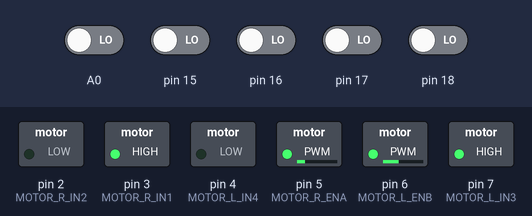
This sketch was run on a simulated Arduino Uno, built with avr-gcc and run on an emulated ATmega328P. On the bench: switched loads named in the sketch (green lamp = pin HIGH). Inputs (shaded band) come from the test bench; at power-on: A0, pin 15–18 LOW. Random numbers use the default seed unless the sketch sets one; what the sketch prints to the serial monitor is not drawn.

Above: at 0.1 s.
Timing chart, 0 to 1.6 s (numbered marks = the images above):
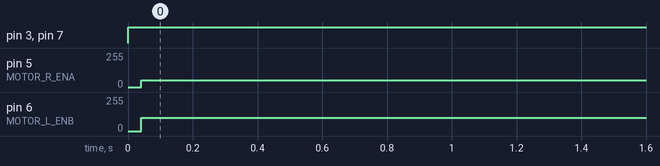

The sketch:

line1.ino
```cpp
#include <NewPing.h>
#define SONAR_NUM 3
#define MAX_DISTANCE 200

#define MOTOR_R_IN1 3 //오른쪽 모터핀1
#define MOTOR_R_IN2 2 //오른쪽 모터핀2
#define MOTOR_R_ENA 5

#define MOTOR_L_IN3 7 //왼쪽 모터핀 3
#define MOTOR_L_IN4 4 //왼쪽 모터핀 4
#define MOTOR_L_ENB 6

int WALL = 49;
int angle = 91;

int speed = 50;//모터속도


 NewPing sonar[SONAR_NUM] = {
NewPing(4, 5, MAX_DISTANCE),
NewPing(6, 7, MAX_DISTANCE),
NewPing(8, 9, MAX_DISTANCE)
};

int line_sensor[5]={0,0,0,0,0}; //배열을 선언

int read_line_sensor()
{
  int i; //i라는 정수변수를 선언
  int sum=0;
  int line_index=0;
  for(i=0;i<5;i++)
{
  line_sensor[i] = 1 - digitalRead(A0+i);
  sum += line_sensor[i];
  Serial.print(line_sensor[i]);
  Serial.print("  ");
}
  Serial.println("");
 //line_sensor[0] line_sensor[1] line_sensor[2] line_sensor[3] line_sensor[4]
 //     -4            -3             -2          -1   0  1  2    3  4

 if(sum==0) line_index = -10;
 if(sum==1)
{
  if( line_sensor[0]==1) line_index = -4;
  if( line_sensor[1]==1) line_index = -2;
  if( line_sensor[2]==1) line_index = 0;
  if( line_sensor[3]==1) line_index = 2;
  if( line_sensor[4]==1) line_index = 4;
}
 if(sum==2)
{
  if( (line_sensor[0]==1) && (line_sensor[1]==1) ) line_index = -3;
  if( (line_sensor[1]==1) && (line_sensor[2]==1) ) line_index = -1;
  if( (line_sensor[2]==1) && (line_sensor[3]==1) ) line_index = 1;
  if( (line_sensor[3]==1) && (line_sensor[4]==1) ) line_index = 3;
 }
Serial.print(line_index);
Serial.println("");
} //라인 센서 구동함수


void setup(){
  pinMode(MOTOR_R_IN1,OUTPUT);
  pinMode(MOTOR_R_IN2,OUTPUT);
  pinMode(MOTOR_R_ENA,OUTPUT);
  pinMode(MOTOR_L_IN3,OUTPUT);
  pinMode(MOTOR_L_IN4,OUTPUT);
  pinMode(MOTOR_L_ENB,OUTPUT);

  Serial.begin(115200);
  }


void motor_control(int dir_l, int speed_l, int dir_r, int speed_r)
{
  if(dir_l==1) //전진
  {
    digitalWrite(MOTOR_L_IN3, HIGH);
    digitalWrite(MOTOR_L_IN4, LOW);
    analogWrite(MOTOR_L_ENB, speed_l);
  }
  else if(dir_l==-1) //후진
  {
    digitalWrite(MOTOR_L_IN3, LOW);
    digitalWrite(MOTOR_L_IN4, HIGH);
    analogWrite(MOTOR_L_ENB, speed_l);
  }
   else
   {
    digitalWrite(MOTOR_L_IN3, LOW);
    digitalWrite(MOTOR_L_IN4, LOW);
    analogWrite(MOTOR_L_ENB, 0);
   }
   if(dir_r==1) //전진
   {
    digitalWrite(MOTOR_R_IN1, HIGH);
    digitalWrite(MOTOR_R_IN2, LOW);
    analogWrite(MOTOR_R_ENA, speed_r);
   }
   else if(dir_r==-1) //후진
   {
    digitalWrite(MOTOR_R_IN1, HIGH);
    digitalWrite(MOTOR_R_IN2, LOW);
    analogWrite(MOTOR_R_ENA, speed_r);
   }

  }


void loop(){
  int index;
  index = read_line_sensor();

  switch(index)
  {
    case -4 : //정지
    motor_control(1,0,1,0);
    break;

    case -3 : //전진
    motor_control(1,100,1,100);
    break;

    case -2 : //좌회전
    motor_control(1,70,1,100);
    break;

    case -1 : // 좌회전
    motor_control(1,50,1,100);
    break;

    case 0 : // 좌회전
    motor_control(1,30,1,100);
    break;

    case 1 : //좌회전
    motor_control(1,30,1,120);
    break;

    case 2 : //우회전
    motor_control(1,100,1,70);
    break;

    case 3 : //우회전
    motor_control(1,100,1,50);
    break;

    case 4 : //우회전
    motor_control(1,100,1,30);
    break;
  }

//left_wall_tracking();
int line_follwing();
if((digitalRead(MOTOR_L_ENB)==HIGH) && (digitalRead(MOTOR_R_ENA)==HIGH))
{
  analogWrite(MOTOR_L_IN3,0);
  analogWrite(MOTOR_L_IN4,speed);

  analogWrite(MOTOR_R_IN1,speed);
  analogWrite(MOTOR_R_IN2,0);
}
else if((digitalRead(MOTOR_L_ENB)==LOW) && (digitalRead(MOTOR_R_ENA)==HIGH))
{
  analogWrite(MOTOR_L_IN3,0);
  analogWrite(MOTOR_L_IN4,speed);

  analogWrite(MOTOR_R_IN1,0);
  analogWrite(MOTOR_R_IN2,speed);
}
else if((digitalRead(MOTOR_L_ENB)==HIGH) && (digitalRead(MOTOR_R_ENA)==LOW))
{
  analogWrite(MOTOR_L_IN3,speed);
  analogWrite(MOTOR_L_IN4,0);

  analogWrite(MOTOR_R_IN1,speed);
  analogWrite(MOTOR_R_IN2,0);
}

if(WALL<50){
  if(angle>90){
  motor_control(1,100,1,50);
  }

}

//cwrotation()
//center_tracking()
}
```

2_____.1.c
```cpp
#include<stdio.h>
#include<stdlib.h>// rand()원형 정의
#include<time.h>//time()의 원형 정의

 int score[4][5];

int main(void){

srand((unsigned int)time(NULL));
for (int i = 0;i < 5;i++) {
score[0][i] = i+1;
score[1][i] = rand() % 100; //난수범위 지정
score[2][i] = rand() % 100;
score[3][i] = rand() % 100;
}

    double averages[5] = { 0, };
  //  int i, j;

    for (int i=0; i<4; i++) {
        for (int j=0; j < 5; j++) {
            score[i][5] += score[i][j];
            averages[j] += score[i][j];
        }
        averages[5] += score[i][5];
    }
    for (int j = 0; j < 5; j++)
        averages[j] /= 5;

    printf("       학번   수학  국어  영어  \n");

    for (int i = 0; i < 5; i++) {
        printf(" 학 생  %d번: ", i + 1);
        for (int j = 0; j < 5; j++) {
            printf("%d ", score[i][j]);
        }
        printf("\n");
    }
    printf("과목 별 평균:   ");
    for (int j = 0; j < 5; j++){
        printf("%5.1f ", averages[j]);
	}
}
```

Measured:
- by itself, pin 3 (MOTOR_R_IN1), pin 7 (MOTOR_L_IN3): LOW → HIGH at 0.00 s
- by itself, pin 5 (MOTOR_R_ENA): 0/255 → 49/255 at 0.04 s
- by itself, pin 6 (MOTOR_L_ENB): 0/255 → 98/255 at 0.04 s
